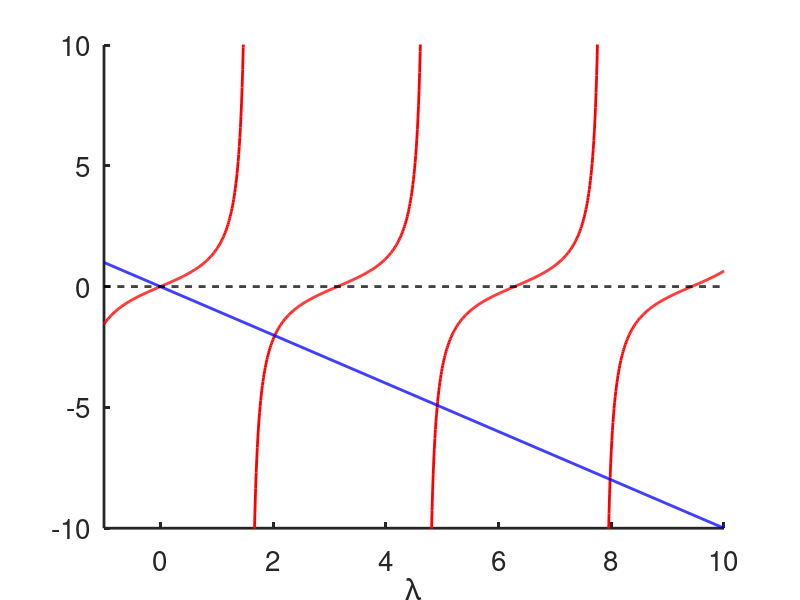

Recreate this plot in MATLAB.
%  -------------------------------------------------------------------
% 
%   Matlab code to make the plot Fig. 4.5 to determiine the eigenvalues as
%   the roots of Equation (4.66).
% 
%   For Chapter 4, Exercise 4.4 of
%   Keener and Sneyd, Mathematical Physiology, 3rd Edition, Springer.
% 
%   Written by James Keener and James Sneyd
% 
%  -------------------------------------------------------------------

clear all
close all
clc
set(0,                           ...
   'defaultaxesfontsize', 20,   ...
   'defaultaxeslinewidth', 2.0, ...
   'defaultlinelinewidth', 2);

L = 1;
gam = 1;
lam= [-1:.01:10];

f=tan(lam*L);
indx1 = find(lam<pi/2);
indx2 = find(lam>pi/2&lam<3*pi/2);
indx3 = find(lam>3*pi/2&lam<5*pi/2);
indx4 = find(lam>5*pi/2);

g = -lam/gam;

figure(1)
plot(lam(indx1),f(indx1),'r',lam(indx2),f(indx2),'r',lam(indx3),f(indx3),'r',lam(indx4),f(indx4),'r', ...
    lam,g,'b',lam,zeros(length(lam),1),'k--')
xlabel('\lambda')
axis([-1 10 -10 10])
box off
